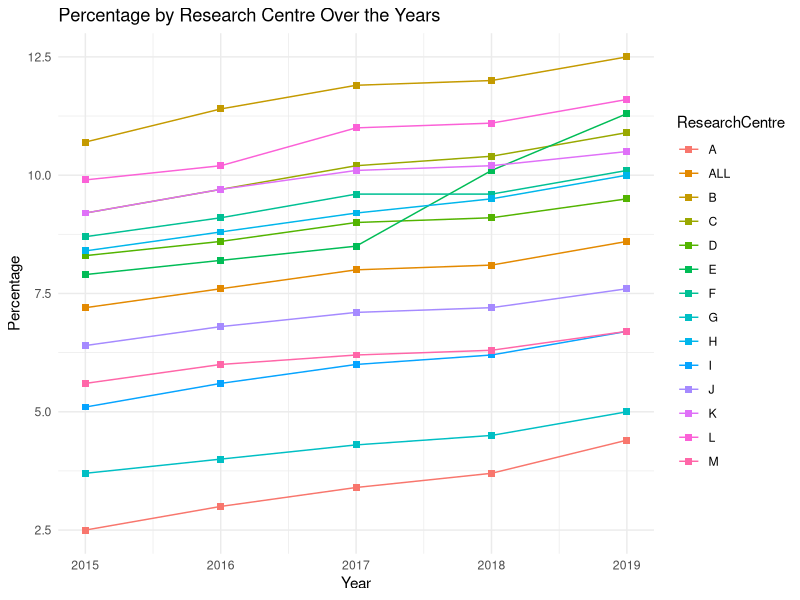

This chart was generated by the following R code:
library(ggplot2)
library(tidyr)

data <- data.frame(
  ResearchCentre = c("ALL", "A", "B", "C", "D", "E", "F", "G", "H", "I", "J", "K", "L", "M"),
  "2015" = c("7.2%", "2.5%", "10.7%", "9.2%", "8.3%", "7.9%", "8.7%", "3.7%", "8.4%", "5.1%", "6.4%", "9.2%", "9.9%", "5.6%"),
  "2016" = c("7.6%", "3.0%", "11.4%", "9.7%", "8.6%", "8.2%", "9.1%", "4.0%", "8.8%", "5.6%", "6.8%", "9.7%", "10.2%", "6.0%"),
  "2017" = c("8.0%", "3.4%", "11.9%", "10.2%", "9.0%", "8.5%", "9.6%", "4.3%", "9.2%", "6.0%", "7.1%", "10.1%", "11.0%", "6.2%"),
  "2018" = c("8.1%", "3.7%", "12.0%", "10.4%", "9.1%", "10.1%", "9.6%", "4.5%", "9.5%", "6.2%", "7.2%", "10.2%", "11.1%", "6.3%"),
  "2019" = c("8.6%", "4.4%", "12.5%", "10.9%", "9.5%", "11.3%", "10.1%", "5.0%", "10.0%", "6.7%", "7.6%", "10.5%", "11.6%", "6.7%")
)
colnames(data) <- c("ResearchCentre", "2015", "2016", "2017", "2018", "2019")

# Remove '%' signs and convert values to numeric
for (col in 2:ncol(data)) {
  data[, col] <- as.numeric(sub("%", "", data[, col]))
}

data_long <- gather(data, key = "Year", value = "Percentage", -ResearchCentre)

ggplot(data_long, aes(x = as.numeric(Year), y = Percentage, color = ResearchCentre, group = ResearchCentre)) +
  geom_line() +
  geom_point(shape = 15, size = 2)+
  labs(title = "Percentage by Research Centre Over the Years", x = "Year", y = "Percentage") +
  theme_minimal() +
  scale_x_continuous(breaks = 2015:2019)
